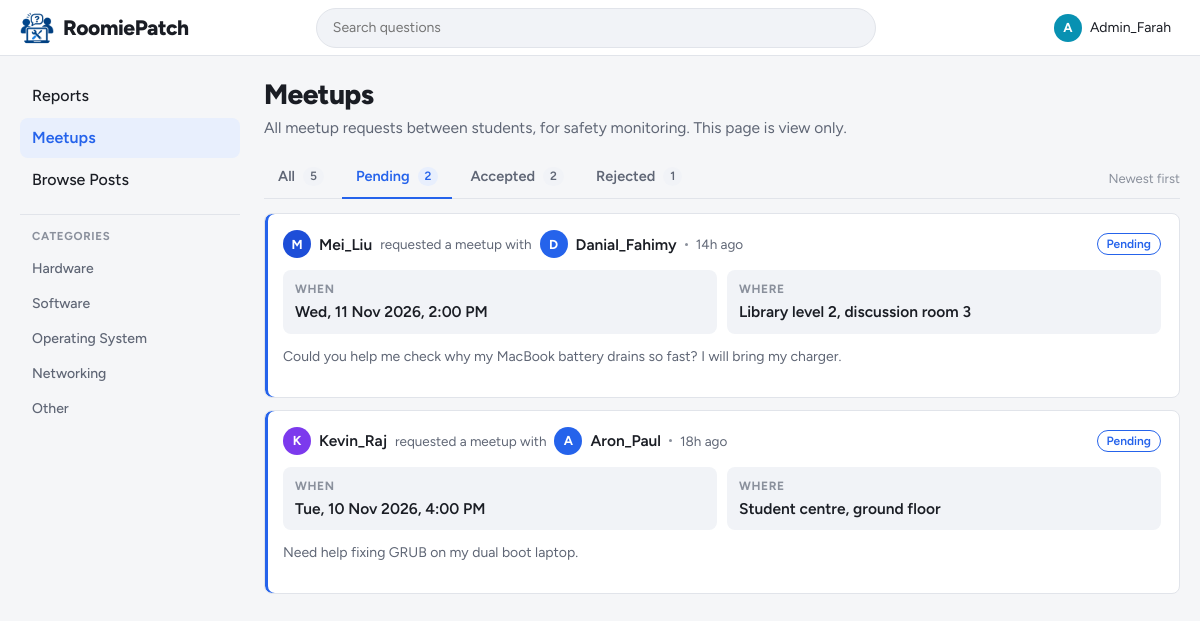
Page /admin/meetups.php?status=pending (signed in) on the earlier database version.
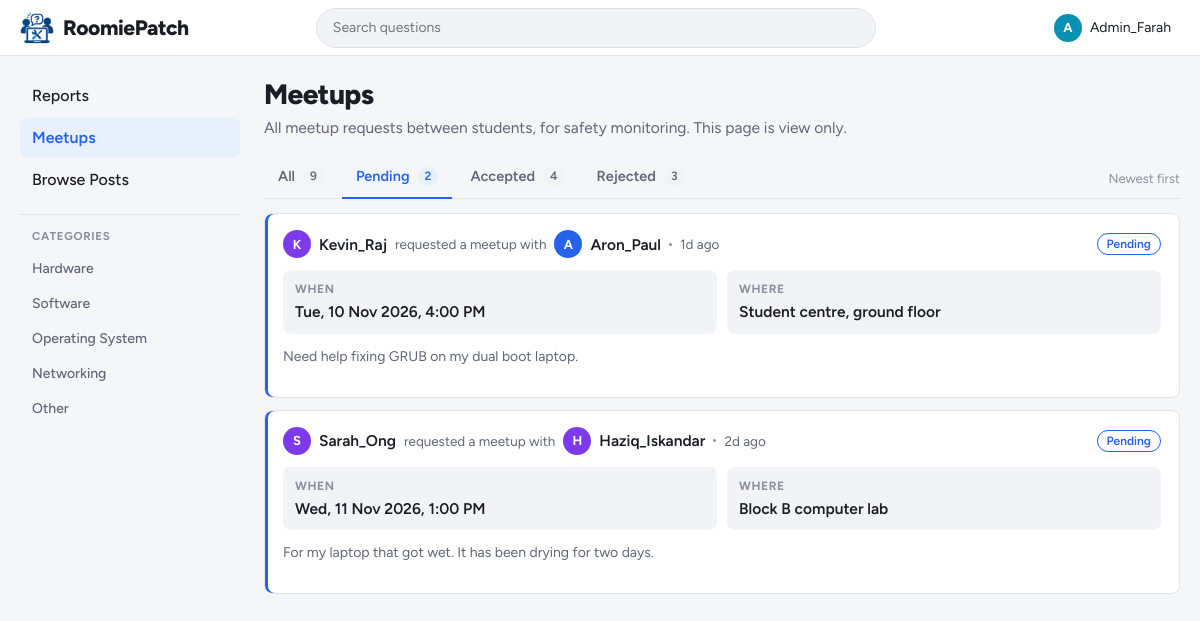
Same page on the later database version.
### tables this page shows
CREATE TABLE categories (
    category_id   INT AUTO_INCREMENT PRIMARY KEY,
    category_name VARCHAR(50) NOT NULL UNIQUE
);

CREATE TABLE meetup_requests (
    meetup_id         INT AUTO_INCREMENT PRIMARY KEY,
    requester_id      INT NOT NULL,
    recipient_id      INT NOT NULL,
    proposed_datetime DATETIME NOT NULL,
    location          VARCHAR(150) NOT NULL,
    message           TEXT NULL,
    status            ENUM('Pending', 'Accepted', 'Rejected') NOT NULL DEFAULT 'Pending',
    created_at        DATETIME NOT NULL DEFAULT CURRENT_TIMESTAMP,
     
    updated_at        DATETIME NOT NULL DEFAULT CURRENT_TIMESTAMP ON UPDATE CURRENT_TIMESTAMP,
    FOREIGN KEY (requester_id) REFERENCES users(user_id) ON DELETE CASCADE,
    FOREIGN KEY (recipient_id) REFERENCES users(user_id) ON DELETE CASCADE
);

CREATE TABLE users (
    user_id   INT AUTO_INCREMENT PRIMARY KEY,
    username  VARCHAR(50)  NOT NULL UNIQUE,
    login_id  VARCHAR(20)  NOT NULL UNIQUE,       
    password  VARCHAR(255) NOT NULL,              
    role      ENUM('student', 'admin') NOT NULL DEFAULT 'student',
     
     
    reputation INT NOT NULL DEFAULT 0,
    bio       TEXT NULL
);

### admin/meetups.php (the view, shortened to what the changed rows need)
<?php
include '../includes/header.php';
$statuses = ['Pending', 'Accepted', 'Rejected'];
$status = ucfirst(strtolower(get_text('status')));
$counts = ['Pending' => 0, 'Accepted' => 0, 'Rejected' => 0];
foreach ($conn->query('SELECT status, COUNT(*) AS total FROM meetup_requests GROUP BY status') as $row) {
    $counts[$row['status']] = (int) $row['total'];
}
$total = array_sum($counts);
$sql = 'SELECT m.*, req.username AS requester_name, rec.username AS recipient_name
        FROM meetup_requests m
        JOIN users req ON req.user_id = m.requester_id
        JOIN users rec ON rec.user_id = m.recipient_id';
if ($status !== '') {
    $stmt = $conn->prepare($sql . ' WHERE m.status = ? ORDER BY m.created_at DESC');
    $stmt->bind_param('s', $status);
} else {
    $stmt = $conn->prepare($sql . ' ORDER BY m.created_at DESC');
}
$stmt->execute();
$meetups = $stmt->get_result()->fetch_all(MYSQLI_ASSOC);
$profile_url = BASE_URL . 'student/profile.php?id=';
?>
<main class="content">
    <div class="page-head">
        <h1>Meetups</h1>
    </div>
    <div class="tabs-row">
        <nav class="tabs" aria-label="Meetup status">
            <a class="tab<?= $status === '' ? ' active' : '' ?>" href="meetups.php" <?= $status === '' ? 'aria-current="page"' : '' ?>>
                All <span class="tab-count"><?= $total ?></span>
            </a>
            <?php foreach ($statuses as $s): ?>
                <a class="tab<?= $status === $s ? ' active' : '' ?>" href="meetups.php?status=<?= strtolower($s) ?>"
                   <?= $status === $s ? 'aria-current="page"' : '' ?>>
                    <?= $s ?> <span class="tab-count"><?= $counts[$s] ?></span>
                </a>
            <?php endforeach; ?>
        </nav>
    </div>
    <?php if (!$meetups): ?>
        <div class="feed">
            <div class="empty-state">
                <strong>No meetup requests<?= $status !== '' ? ' with this status' : '' ?></strong>
                Meetup requests sent between students will appear here.
            </div>
        </div>
    <?php else: ?>
        <div class="report-list">
            <?php foreach ($meetups as $m): ?>
                <?php $status_class = strtolower($m['status']); ?>
                <article class="meetup-card <?= $status_class ?>">
                    <div class="meetup-head">
                        <a class="author-chip" href="<?= $profile_url . (int) $m['requester_id'] ?>">
                            <?= avatar($m['requester_name'], 'sm') ?><?= e($m['requester_name']) ?>
                        </a>
                        <span class="muted">requested a meetup with</span>
                        <a class="author-chip" href="<?= $profile_url . (int) $m['recipient_id'] ?>">
                            <?= avatar($m['recipient_name'], 'sm') ?><?= e($m['recipient_name']) ?>
                        </a>
                        <span class="dot" aria-hidden="true"></span>
                        <time class="muted" datetime="<?= e($m['created_at']) ?>"><?= e(time_ago($m['created_at'])) ?></time>
                        <span class="meetup-status <?= $status_class ?>"><?= e($m['status']) ?></span>
                    </div>
                    <dl class="meetup-details">
                        <div><dt>When</dt><dd><?= e(meetup_time($m['proposed_datetime'])) ?></dd></div>
                        <div><dt>Where</dt><dd><?= e($m['location']) ?></dd></div>
                    </dl>
                    <?php if ($m['message'] !== null && $m['message'] !== ''): ?>
                        <p class="meetup-message"><?= nl2br(e($m['message'])) ?></p>
                    <?php endif; ?>
                </article>
            <?php endforeach; ?>
        </div>
    <?php endif; ?>
</main>
<?php include '../includes/footer.php'; ?>

### includes/sidebar.php (shortened to what the changed rows need)
<nav class="sidebar" aria-label="Main">
    <div class="nav-group">
        <h2 class="nav-heading">Categories</h2>
        <?php
        $categories = $conn->query('SELECT category_id, category_name FROM categories ORDER BY category_id');
        while ($cat = $categories->fetch_assoc()):
        ?>
            <a class="nav-link nav-link-plain" href="<?= BASE_URL ?>student/browse.php?category=<?= (int) $cat['category_id'] ?>">
                <?= e($cat['category_name']) ?>
            </a>
        <?php endwhile; ?>
    </div>
</nav>

### includes/functions.php (shortened to what the changed rows need)
<?php
function e($text)
{
    return htmlspecialchars((string) $text, ENT_QUOTES, 'UTF-8');
}
function time_ago($datetime)
{
    $seconds = time() - strtotime($datetime);
    if ($seconds < 86400) {
        return floor($seconds / 3600) . 'h ago';
    }
    if ($seconds < 7 * 86400) {
        return floor($seconds / 86400) . 'd ago';
    }
    return date('j M Y', strtotime($datetime));
}
function meetup_time($datetime)
{
    return date('D, j M Y, g:i A', strtotime($datetime));
}
function avatar($username, $size = 'md')
{
    $colours = ['#2563eb', '#0891b2', '#4f46e5', '#0d9488', '#7c3aed', '#1d4ed8'];
    $colour = $colours[crc32($username) % count($colours)];
    $letter = strtoupper(mb_substr($username, 0, 1));
    return '<span class="avatar avatar-' . e($size) . '" style="background:' . $colour . '" aria-hidden="true">'
        . e($letter) . '</span>';
}
function get_text($name, $max = 100)
{
    $value = $_GET[$name] ?? '';
    return mb_substr(trim($value), 0, $max);
}

Differences in the rows shown:
no longer on this page (row edited): meetup_requests: requester.username "M D", requester.username "Mei_Liu", recipient.username "Danial_Fahimy", created_at "14h ago", status "Pending", proposed_datetime "Wed, 11 Nov 2026, 2:00 PM", location "Library level 2, discussion room 3", message "Could you help me check why my MacBook battery drains so fast? I will bring my charger."
changed meetup_requests "Student centre, ground floor": created_at "18h ago" → "1d ago"
added meetup_requests: requester.username "S H", requester.username "Sarah_Ong", recipient.username "Haziq_Iskandar", created_at "2d ago", status "Pending", proposed_datetime "Wed, 11 Nov 2026, 1:00 PM", location "Block B computer lab", message "For my laptop that got wet. It has been drying for two days."
Other differences:
$total: "5" → "9"
new list line: "Accepted 4"
new list line: "Rejected 3"
list line gone: "Accepted 2"
list line gone: "Rejected 1"
